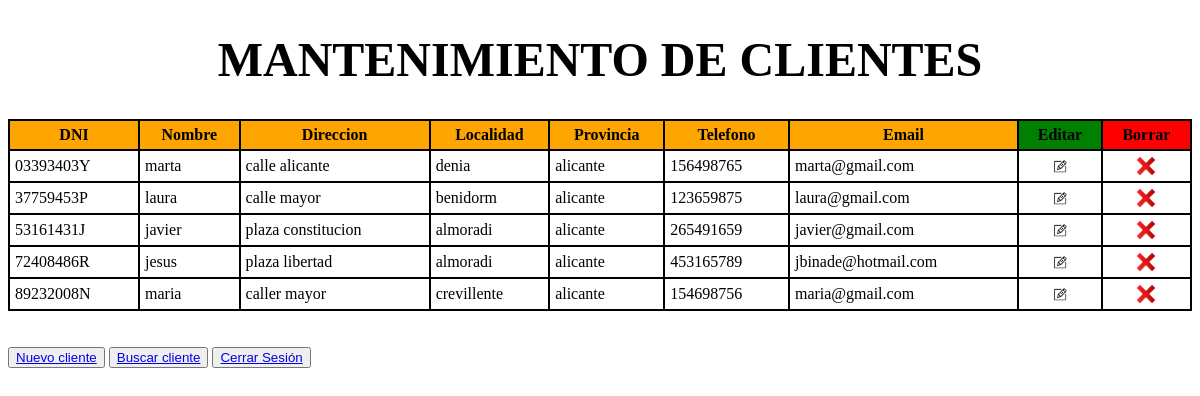
/indexAdmin.php (signed in), run on the app's committed database.
### tables this page shows
CREATE TABLE `clientes` (
  `dni` varchar(9) NOT NULL,
  `nombre` varchar(30) NOT NULL,
  `direccion` varchar(50) NOT NULL,
  `localidad` varchar(30) NOT NULL,
  `provincia` varchar(30) NOT NULL,
  `telefono` varchar(9) NOT NULL,
  `email` varchar(30) NOT NULL,
  `rol` varchar(30) NOT NULL,
  `contrasena` varchar(30) NOT NULL
);

### conectar_db.php (called while the page is built, shortened)
<?php
    class cliente {
        public function __construct($dni, $nombre, $direccion, $localidad, $provincia, $telefono, $email, $rol, $contrasena) {
            $this->dni = $dni;
            $this->nombre = $nombre;
            $this->direccion = $direccion;
            $this->localidad = $localidad;
            $this->provincia = $provincia;
            $this->telefono = $telefono;
            $this->email = $email;
        }
    }
    class Conexion {
        private $host = "localhost";
        private $baseDatos = "clientesdb2";
        private $usuario = "root";
        private $password = "";
        public function conectar_db() {
            $dsn = "mysql:host=$this->host;dbname=$this->baseDatos";
            $opciones = [
                PDO::ATTR_ERRMODE => PDO::ERRMODE_EXCEPTION,
                PDO::ATTR_DEFAULT_FETCH_MODE => PDO::FETCH_ASSOC,
                PDO::ATTR_EMULATE_PREPARES => false,
            ];
            try {
                $con = new PDO($dsn, $this->usuario, $this->password, $opciones);
                return $con;
            } catch(PDOException $e) {
                echo 'Error: '.$e->getMessage();
            }
        }
        public function consultar() {
            $con = $this->conectar_db();
            try {
                $stmt = $con->prepare('SELECT * FROM clientes');
                $stmt->execute();
                $clientes = [];
                while($row = $stmt->fetch()) {
                    $cliente = new Cliente($row['dni'], $row['nombre'], $row['direccion'], $row['localidad'], $row['provincia'], $row['telefono'], $row['email'], $row['rol'], $row['contrasena']);
                    $clientes [] = $cliente;
                }
                return $clientes;
            } catch(PDOEXception $e) {
                    echo 'Error al realizar la consulta: ' . $e->getMessage();
            }
        }
    }
?>

### indexAdmin.php (the view, shortened to what this page needs)
<!DOCTYPE html>
<html lang="en">
<head>
    <link rel="stylesheet" href="css/styles.css">
</head>
<body>
    <h1>Mantenimiento de clientes</h1>
    <table>
        <tr id="campos">
            <th>DNI</th>
            <th>Nombre</th>
            <th>Direccion</th>
            <th>Localidad</th>
            <th>Provincia</th>
            <th>Telefono</th>
            <th>Email</th>
            <th id="editar">Editar</th>
            <th id="borrar">Borrar</th>
        </tr>
        <?php
            include('conectar_db.php');
            $con = new Conexion();
            $clientes = $con->consultar();
            foreach($clientes as $cliente) {
                echo "<tr>";
                echo "<td>{$cliente->dni}</td>";
                echo "<td>{$cliente->nombre}</td>";
                echo "<td>{$cliente->direccion}</td>";
                echo "<td>{$cliente->localidad}</td>";
                echo "<td>{$cliente->provincia}</td>";
                echo "<td>{$cliente->telefono}</td>";
                echo "<td>{$cliente->email}</td>";
                echo "<td><a href='editarcliente.php?dni={$cliente->dni}'><img src='./img/editar.png' alt='Editar'></a></td>";
                echo "<td><a href='borrarcliente.php?dni={$cliente->dni}'><img src='./img/borrar.jpg' alt='Borrar'></a></td>";
                echo "</tr>";
            }
        ?>
    </table>
    <br><br>
    <button><a href="clientenuevo.php">Nuevo cliente</a></button>
    <button><a href="buscarCliente.php">Buscar cliente</a></button>
    <button><a href="cerrarsesion.php">Cerrar Sesión</a></button>
</body>
</html>

### css/styles.css (style rules this page uses)
h1 { font-size: 3em; text-transform: uppercase; font-weight: 700; text-align: center; }
table { width: 100%; border-collapse: collapse; }
tr, th, td { border: 2px solid black; padding: 5px; }
#campos { background-color: orange; font-weight: 700; }
#editar { background-color: green; }
#borrar { background-color: red; }
img { width: 20px; height: 20px; display: block; margin: auto; }

### data on the page
clientes: dni "03393403Y", nombre "marta", direccion "calle alicante", localidad "denia", provincia "alicante", telefono "156498765", email "marta@gmail.com"
clientes: dni "37759453P", nombre "laura", direccion "calle mayor", localidad "benidorm", provincia "alicante", telefono "123659875", email "laura@gmail.com"
clientes: dni "53161431J", nombre "javier", direccion "plaza constitucion", localidad "almoradi", provincia "alicante", telefono "265491659", email "javier@gmail.com"
clientes: dni "72408486R", nombre "jesus", direccion "plaza libertad", localidad "almoradi", provincia "alicante", telefono "453165789", email "jbinade@hotmail.com"
clientes: dni "89232008N", nombre "maria", direccion "caller mayor", localidad "crevillente", provincia "alicante", telefono "154698756", email "maria@gmail.com"
